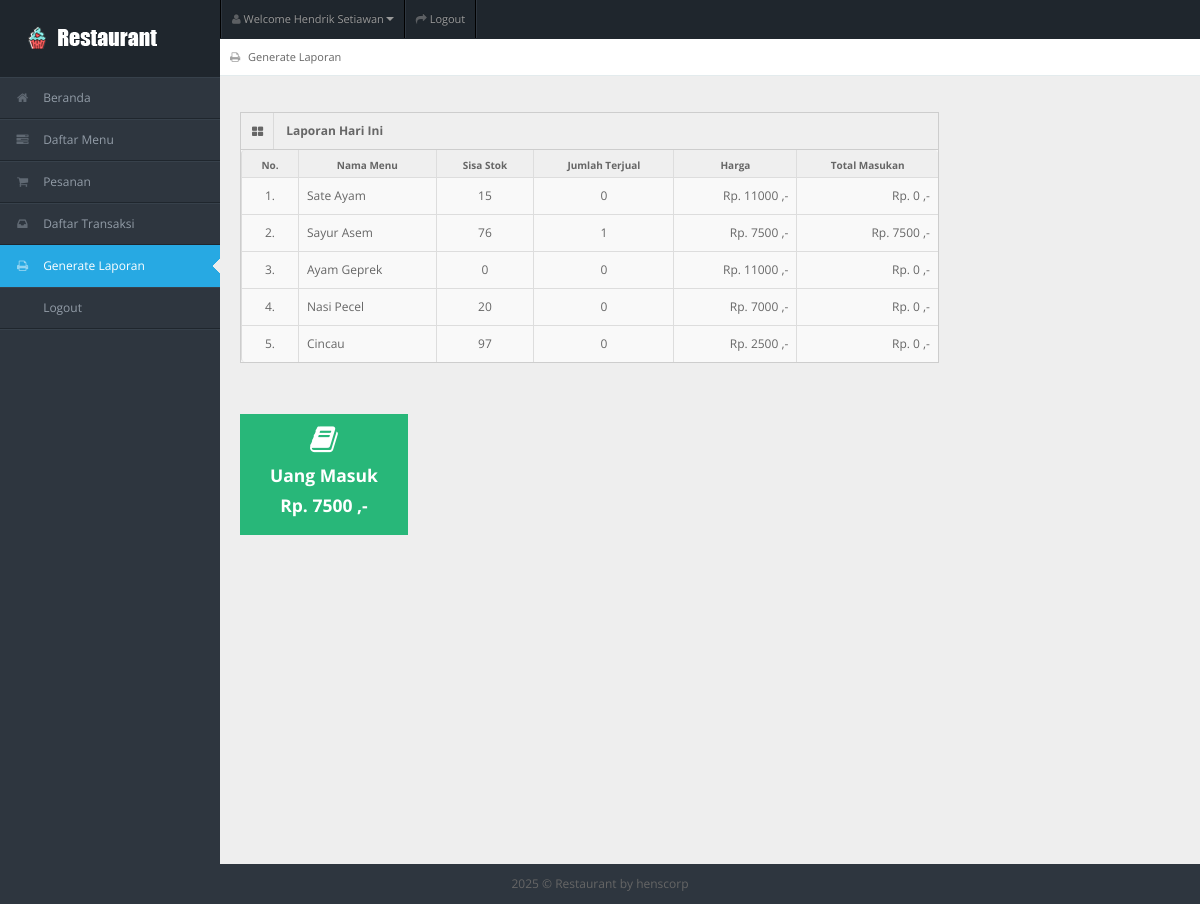
The page /generate_laporan.php (signed in) on the database its author committed.
### tables this page shows
CREATE TABLE `tb_user` (
  `id_user` int(11) NOT NULL,
  `username` varchar(150) NOT NULL,
  `password` varchar(150) NOT NULL,
  `nama_user` varchar(150) NOT NULL,
  `id_level` int(11) NOT NULL,
  `status` varchar(150) NOT NULL
);

CREATE TABLE `tb_masakan` (
  `id_masakan` int(11) NOT NULL,
  `nama_masakan` varchar(150) NOT NULL,
  `harga` varchar(150) NOT NULL,
  `stok` int(11) NOT NULL,
  `status_masakan` varchar(150) NOT NULL,
  `gambar_masakan` varchar(150) NOT NULL
);

### generate_laporan.php (the view, shortened to what this page needs)
<!DOCTYPE html>
<?php
include "connection/koneksi.php";
$id = $_SESSION['id_user'];
if(isset ($_SESSION['username'])){
  $query = "select * from tb_user natural join tb_level where id_user = $id";
  mysqli_query($conn, $query);
  $sql = mysqli_query($conn, $query);
  while($r = mysqli_fetch_array($sql)){
    $uang = 0;
?>
<html lang="en">
<head>
<link rel="stylesheet" href="template/dashboard/css/bootstrap.min.css" />
<link rel="stylesheet" href="template/dashboard/css/bootstrap-responsive.min.css" />
<link rel="stylesheet" href="template/dashboard/css/fullcalendar.css" />
<link rel="stylesheet" href="template/dashboard/css/matrix-style.css" />
<link rel="stylesheet" href="template/dashboard/css/matrix-media.css" />
<link href="template/dashboard/font-awesome/css/font-awesome.css" rel="stylesheet" />
<link rel="stylesheet" href="template/dashboard/css/jquery.gritter.css" />
</head>
<body>
<div id="header">
  <h1><a href="entri_transaksi.php">Daftar Transaksi</a></h1>
</div>
<div id="user-nav" class="navbar navbar-inverse">
  <ul class="nav">
    <li  class="dropdown" id="profile-messages" ><a title="" href="#" data-toggle="dropdown" data-target="#profile-messages" class="dropdown-toggle"><i class="icon icon-user"></i>  <span class="text">Welcome <?php echo $r['nama_user'];?></span><b class="caret"></b></a>
    </li>
    <li class=""><a title="" href="logout.php"><i class="icon icon-share-alt"></i> <span class="text">Logout</span></a></li>
  </ul>
</div>
<div id="sidebar"><a href="generate_laporan.php" class="visible-phone"><i class="icon icon-print"></i> <span>Generate</span></a>
  <ul>
    <?php
    if($r['id_level'] == 1){
  ?>
    <li> <a href="beranda.php"><i class="icon icon-home"></i> <span>Beranda</span></a> </li>
    <li> <a href="entri_referensi.php"><i class="icon icon-tasks"></i> <span>Daftar Menu</span></a> </li>
    <li> <a href="entri_order.php"><i class="icon icon-shopping-cart"></i> <span>Pesanan</span></a> </li>
    <li> <a href="entri_transaksi.php"><i class="icon icon-inbox"></i> <span>Daftar Transaksi</span></a> </li>
    <li class="active"> <a href="generate_laporan.php"><i class="icon icon-print"></i> <span>Generate Laporan</span></a> </li>
    <li> <a href="logout.php"><i class="icon icon-sign-out"></i> <span>Logout</span></a> </li>
  <?php
    } else if($r['id_level'] == 2){
  ?>
    <li> <a href="beranda.php"><i class="icon icon-home"></i> <span>Beranda</span></a> </li>
    <li> <a href="entri_order.php"><i class="icon icon-shopping-cart"></i> <span>Pesanan</span></a> </li>
    <li class="active"> <a href="generate_laporan.php"><i class="icon icon-print"></i> <span>Generate Laporan</span></a> </li>
    <li> <a href="logout.php"><i class="icon icon-sign-out"></i> <span>Logout</span></a> </li>
  <?php
    } else if($r['id_level'] == 3){
  ?>
    <li> <a href="beranda.php"><i class="icon icon-home"></i> <span>Beranda</span></a> </li>
    <li> <a href="entri_transaksi.php"><i class="icon icon-inbox"></i> <span>Daftar Transaksi</span></a> </li>
    <li class="active"> <a href="generate_laporan.php"><i class="icon icon-print"></i> <span>Generate Laporan</span></a> </li>
    <li> <a href="logout.php"><i class="icon icon-sign-out"></i> <span>Logout</span></a> </li>
  <?php
    } else if($r['id_level'] == 4){
  ?>
    <li> <a href="beranda.php"><i class="icon icon-home"></i> <span>Beranda</span></a> </li>
    <li class="active"> <a href="generate_laporan.php"><i class="icon icon-print"></i> <span>Generate Laporan</span></a> </li>
    <li> <a href="logout.php"><i class="icon icon-sign-out"></i> <span>Logout</span></a> </li>
  <?php
    } else if($r['id_level'] == 5){
  ?>
    <li> <a href="beranda.php"><i class="icon icon-home"></i> <span>Beranda</span></a> </li>
    <li> <a href="entri_order.php"><i class="icon icon-shopping-cart"></i> <span>Entri Order</span></a> </li>
    <li> <a href="logout.php"><i class="icon icon-sign-out"></i> <span>Logout</span></a> </li>
  <?php
    }
  ?>
  </ul>
</div>
<div id="content">
  <div id="content-header">
    <div id="breadcrumb"> <a href="generate_laporan.php" title="Go to here" class="tip-bottom"><i class="icon icon-print"></i> Generate Laporan</a></div>
  </div>
  <div class="container-fluid">
    <?php
      if($r['id_level'] == 1 || $r['id_level'] == 2 || $r['id_level'] == 3 || $r['id_level'] == 4){
    ?>
    <div class="row-fluid">
      <div class="span9">
        <div class="widget-box">
          <div class="widget-title bg_lg"><span class="icon"><i class="icon-th-large"></i></span>
            <h5>Laporan Hari Ini</h5>
          </div>
          <div class="widget-content nopadding" >
            <table class="table table-bordered table-invoice-full">
              <thead>
                <tr>
                  <th class="head0">No.</th>
                  <th class="head0">Nama Menu</th>
                  <th class="head1">Sisa Stok</th>
                  <th class="head0">Jumlah Terjual</th>
                  <th class="head0 right">Harga</th>
                  <th class="head0 right">Total Masukan</th>
                </tr>
              </thead>
              <?php
                $no = 1;
                $query_lihat_menu = "select * from tb_masakan";
                $sql_lihat_menu = mysqli_query($conn, $query_lihat_menu);
              ?>
              <tbody>
              <?php
                while($r_lihat_menu = mysqli_fetch_array($sql_lihat_menu)){
              ?>
                <tr>
                  <td><center><?php echo $no++;?>.</center></td>
                  <td><?php echo $r_lihat_menu['nama_masakan'];?></td>
                  <td><center><?php echo $r_lihat_menu['stok'];?></center></td>
                  <td>
                    <center>
                      <?php
                        $id_masakan = $r_lihat_menu['id_masakan'];
                        $query_jumlah = "select sum(jumlah_terjual) as jumlah_terjual from tb_stok left join tb_pesan on tb_stok.id_pesan = tb_pesan.id_pesan where id_masakan = $id_masakan and status_cetak = 'belum cetak'";
                        $sql_jumlah = mysqli_query($conn, $query_jumlah);
                        $result_jumlah = mysqli_fetch_array($sql_jumlah);
                        if($result_jumlah['jumlah_terjual'] != 0 || $result_jumlah['jumlah_terjual'] != null || $result_jumlah['jumlah_terjual'] != ""){
                          $jml = $result_jumlah['jumlah_terjual'];
                          echo $jml;
                        } else {
                          $jml = 0;
                          echo $jml;
                        }
                      ?>
                    </center>
                  </td>
                  <td style="text-align: right">Rp. <?php echo $r_lihat_menu['harga'];?> ,-</td>
                  <td style="text-align: right">Rp.
                      <?php
                        $id_masakan = $r_lihat_menu['id_masakan'];
                        $query_jumlah = "select sum(jumlah_terjual) as jumlah_terjual from tb_stok left join tb_pesan on tb_stok.id_pesan = tb_pesan.id_pesan where id_masakan = $id_masakan and status_cetak = 'belum cetak'";
                        $sql_jumlah = mysqli_query($conn, $query_jumlah);
                        $result_jumlah = mysqli_fetch_array($sql_jumlah);
                        $jml = 0;
                        if($result_jumlah['jumlah_terjual'] != 0 || $result_jumlah['jumlah_terjual'] != null || $result_jumlah['jumlah_terjual'] != ""){
                          $jml = $result_jumlah['jumlah_terjual'] * $r_lihat_menu['harga'];
                          echo $jml;
                        } else {
                          $jml = $result_jumlah['jumlah_terjual'] * $r_lihat_menu['harga'];
                          echo $jml;
                        }
                        $uang += $jml;
                      ?>
                   ,-</td>
                </tr>
              <?php
                }
              ?>
              </tbody>
            </table>
          </div>
        </div>
      </div>
    </div>
    <?php
      }
    ?>
  </div>
  <div class="container-fluid">
    <div class="row-fluid">
      <ul class="quick-actions">
        <li class="bg_lg"> <a href="#"><i class="icon-book"></i> <h4>Uang Masuk</h4><h4>Rp. <?php echo $uang;?> ,-</h4> </a> </li>
      </ul>
    </div>
  </div>
</div>
<div class="row-fluid">
  <div id="footer" class="span12"> <?php echo date('Y'); ?> &copy; Restaurant <a href="#">by henscorp</a> </div>
</div>
</body>
</html>
<?php
  }
} else {
  header('location: logout.php');
}
?>

### template/dashboard/css/matrix-media.css (style rules this page uses)
body { background:#2E363F; }
#header { background-color: #1f262d; margin-top:10px; }
#sidebar > ul { border-bottom: 1px solid #37414b }
#sidebar > ul > li { border-top: 1px solid #37414b; border-bottom: 1px solid #1f262d; }
#sidebar > ul > li.active { background-color: #27a9e3; border-bottom: 1px solid #27a9e3; border-top: 1px solid #27a9e3; }
#sidebar > ul > li.active a { color:#fff; text-decoration:none; }

### rows shown on the page
tb_user: nama_user "Hendrik Setiawan", uang "7500"
tb_masakan: nama_masakan "Sate Ayam", stok "15", jml "0", harga "11000"
tb_masakan: nama_masakan "Sayur Asem", stok "76", jml "1", harga "7500", jml "7500"
tb_masakan: nama_masakan "Ayam Geprek", stok "0", jml "0", harga "11000"
tb_masakan: nama_masakan "Nasi Pecel", stok "20", jml "0", harga "7000"
tb_masakan: nama_masakan "Cincau", stok "97", jml "0", harga "2500"
